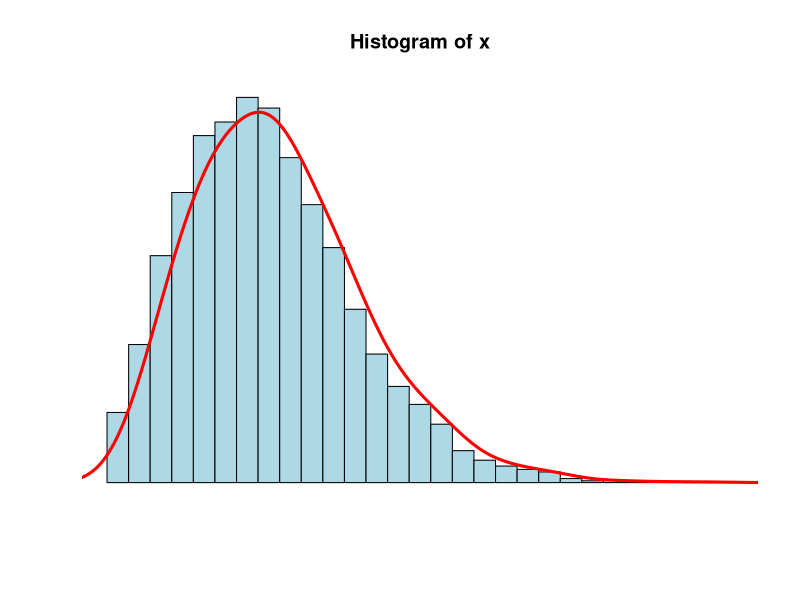
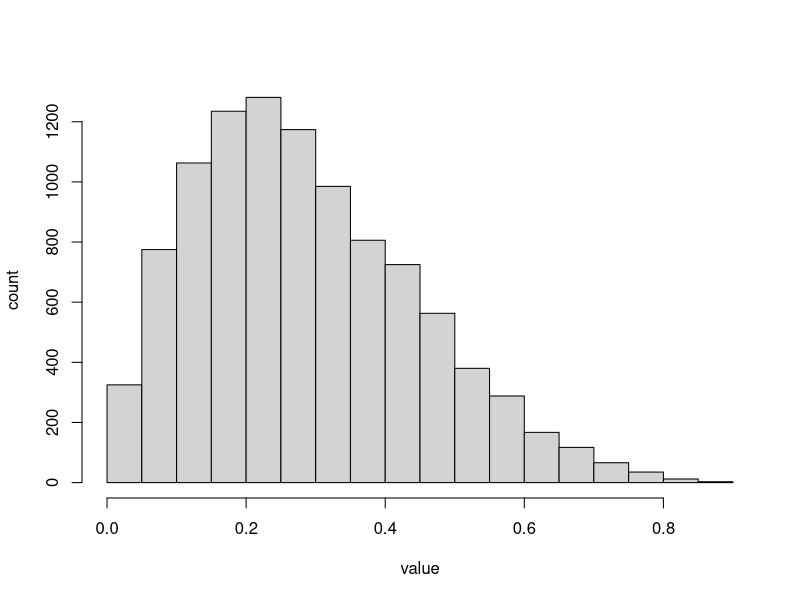

The R script that drew these images, in order:
# create skewed histograms as examples
# http://stackoverflow.com/questions/20254084/plot-normal-left-and-right-skewed-distribution-in-r

N <- 10000
x <- rnbinom(N, 8, .5)
hist(x, 
     xlim=c(min(x),max(x)), probability=T, nclass=max(x)-min(x)+1, 
     col='lightblue', xlab=' ', ylab=' ', axes=F
     #main='Positive Skewed'
     )
lines(density(x,bw=1), col='red', lwd=3)

x <- rbeta(10000,2,5)
hist(x,xlab='value',ylab='count', main = '')
